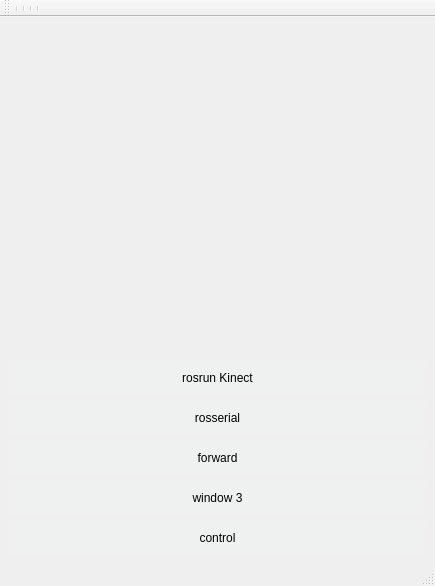
<?xml version="1.0" encoding="UTF-8"?>
<ui version="4.0">
 <class>helloGui</class>
 <widget class="QMainWindow" name="helloGui">
  <property name="geometry">
   <rect>
    <x>0</x>
    <y>0</y>
    <width>435</width>
    <height>586</height>
   </rect>
  </property>
  <property name="windowTitle">
   <string>MainWindow</string>
  </property>
  <property name="styleSheet">
   <string notr="true">QMainWindow{
border-image: url(:/new/prefix1/img/ali2.jpeg);
}
</string>
  </property>
  <widget class="QWidget" name="centralwidget">
   <layout class="QVBoxLayout" name="verticalLayout_3">
    <item>
     <layout class="QVBoxLayout" name="verticalLayout">
      <item>
       <layout class="QHBoxLayout" name="horizontalLayout"/>
      </item>
      <item>
       <spacer name="verticalSpacer">
        <property name="orientation">
         <enum>Qt::Vertical</enum>
        </property>
        <property name="sizeHint" stdset="0">
         <size>
          <width>20</width>
          <height>40</height>
         </size>
        </property>
       </spacer>
      </item>
      <item>
       <widget class="QPushButton" name="pushButton">
        <property name="styleSheet">
         <string notr="true">QPushButton {
border-width: 2px;
border-style: outset;
border-color:#8E3B35;
    background-color: #EFF1F0; /* Cornflower blue */
    color: #000000; /* White */
    border: none;
    border-radius: 5px;
    padding: 10px;}

QPushButton:hover {
    background-color:#c74209;
    border-style: inset;
}</string>
        </property>
        <property name="text">
         <string>rosrun Kinect</string>
        </property>
        <property name="icon">
         <iconset>
          <normaloff>../../src/img/bac4.png</normaloff>../../src/img/bac4.png</iconset>
        </property>
       </widget>
      </item>
      <item>
       <widget class="QPushButton" name="pushButton_2">
        <property name="styleSheet">
         <string notr="true">QPushButton {
border-width: 2px;
border-style: outset;
border-color:#8E3B35;
    background-color: #EFF1F0; /* Cornflower blue */
    color: #000000; /* White */
    border: none;
    border-radius: 5px;
    padding: 10px;}

QPushButton:hover {
    background-color:#c74209;
    border-style: inset;
}</string>
        </property>
        <property name="text">
         <string>rosserial</string>
        </property>
       </widget>
      </item>
      <item>
       <widget class="QPushButton" name="pushButton_7">
        <property name="styleSheet">
         <string notr="true">QPushButton {
border-width: 2px;
border-style: outset;
border-color:#8E3B35;
    background-color: #EFF1F0; /* Cornflower blue */
    color: #000000; /* White */
    border: none;
    border-radius: 5px;
    padding: 10px;}

QPushButton:hover {
    background-color:#c74209;
    border-style: inset;
}</string>
        </property>
        <property name="text">
         <string>forward</string>
        </property>
       </widget>
      </item>
      <item>
       <widget class="QPushButton" name="pushButton_8">
        <property name="styleSheet">
         <string notr="true">QPushButton {
border-width: 2px;
border-style: outset;
border-color:#8E3B35;
    background-color: #EFF1F0; /* Cornflower blue */
    color: #000000; /* White */
    border: none;
    border-radius: 5px;
    padding: 10px;}

QPushButton:hover {
    background-color:#c74209;
    border-style: inset;
}</string>
        </property>
        <property name="text">
         <string>window 3</string>
        </property>
       </widget>
      </item>
      <item>
       <widget class="QPushButton" name="pushButton_9">
        <property name="styleSheet">
         <string notr="true">QPushButton {
border-width: 2px;
border-style: outset;
border-color:#8E3B35;
    background-color: #EFF1F0; /* Cornflower blue */
    color: #000000; /* White */
    border: none;
    border-radius: 5px;
    padding: 10px;}

QPushButton:hover {
    background-color:#c74209;
    border-style: inset;
}</string>
        </property>
        <property name="text">
         <string>control</string>
        </property>
       </widget>
      </item>
     </layout>
    </item>
   </layout>
  </widget>
  <widget class="QMenuBar" name="menubar">
   <property name="geometry">
    <rect>
     <x>0</x>
     <y>0</y>
     <width>435</width>
     <height>22</height>
    </rect>
   </property>
  </widget>
  <widget class="QStatusBar" name="statusbar"/>
  <widget class="QToolBar" name="toolBar">
   <property name="windowTitle">
    <string>toolBar</string>
   </property>
   <attribute name="toolBarArea">
    <enum>TopToolBarArea</enum>
   </attribute>
   <attribute name="toolBarBreak">
    <bool>false</bool>
   </attribute>
   <addaction name="separator"/>
   <addaction name="separator"/>
   <addaction name="separator"/>
   <addaction name="separator"/>
  </widget>
 </widget>
 <resources/>
 <connections/>
</ui>
